Frame 1 (no input): blank canvas, image omitted
Frame 60 (the mouse pressed at the canvas centre just before this capture): blank canvas, image omitted
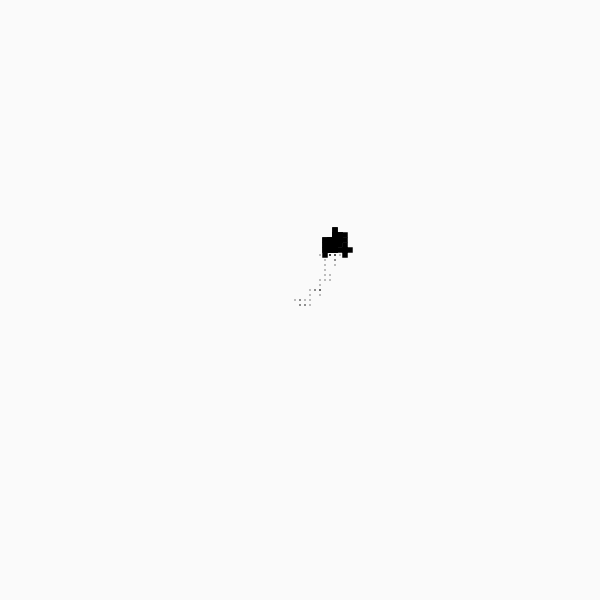
Frame 120 (the mouse held since frame 60 and released just before this capture)

The Processing sketch whose frames 1 and 60 were blank and that drew this single picture after the mouse press (run headless with seeded random() and noise(); from frame 60 on, the mouse is pressed at the canvas centre):

// Processing sketch: w4_05_randomWalker
// ── w4_05_randomWalker.pde
// code 1 FA 17
// week 4 - example 05
// bryan ma
// random walker
// 25% chance to move up, left, right, or down
// shape drawn depends on mouse position

float x;
float y;

void setup() {
  size(600, 600);
  background(250);
  rectMode(CENTER);
  x = width/2;
  y = height/2;
  noStroke();
}

void draw() {
  float r = int(random(4));
  
  if (r == 0) {
    y -= 5;
  } else if (r == 1) {
    x += 5;
  } else if (r == 2) {
    y += 5;
  } else {
    x -= 5;
  } 
  
  fill(0);
  
  float w = map(mouseX, 0, width, 1, 10);
  float h = map(mouseY, 0, height, 1, 10);
  rect(x, y, w, h);
}
